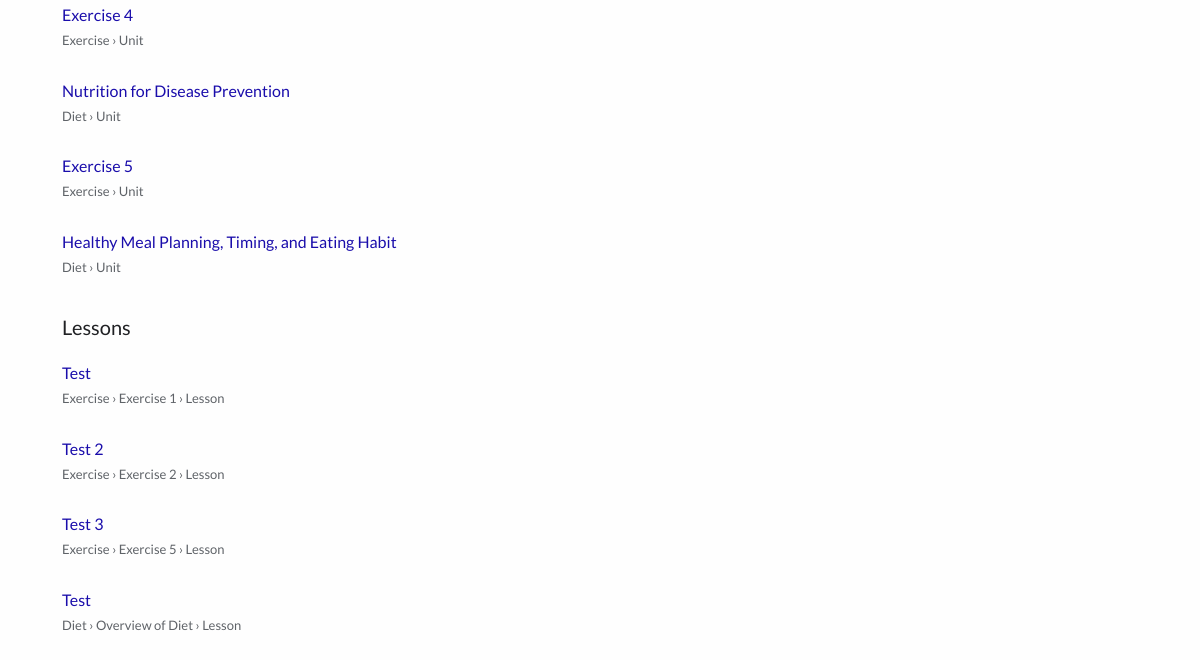
The app's page /search/results/ (lower part), older data.
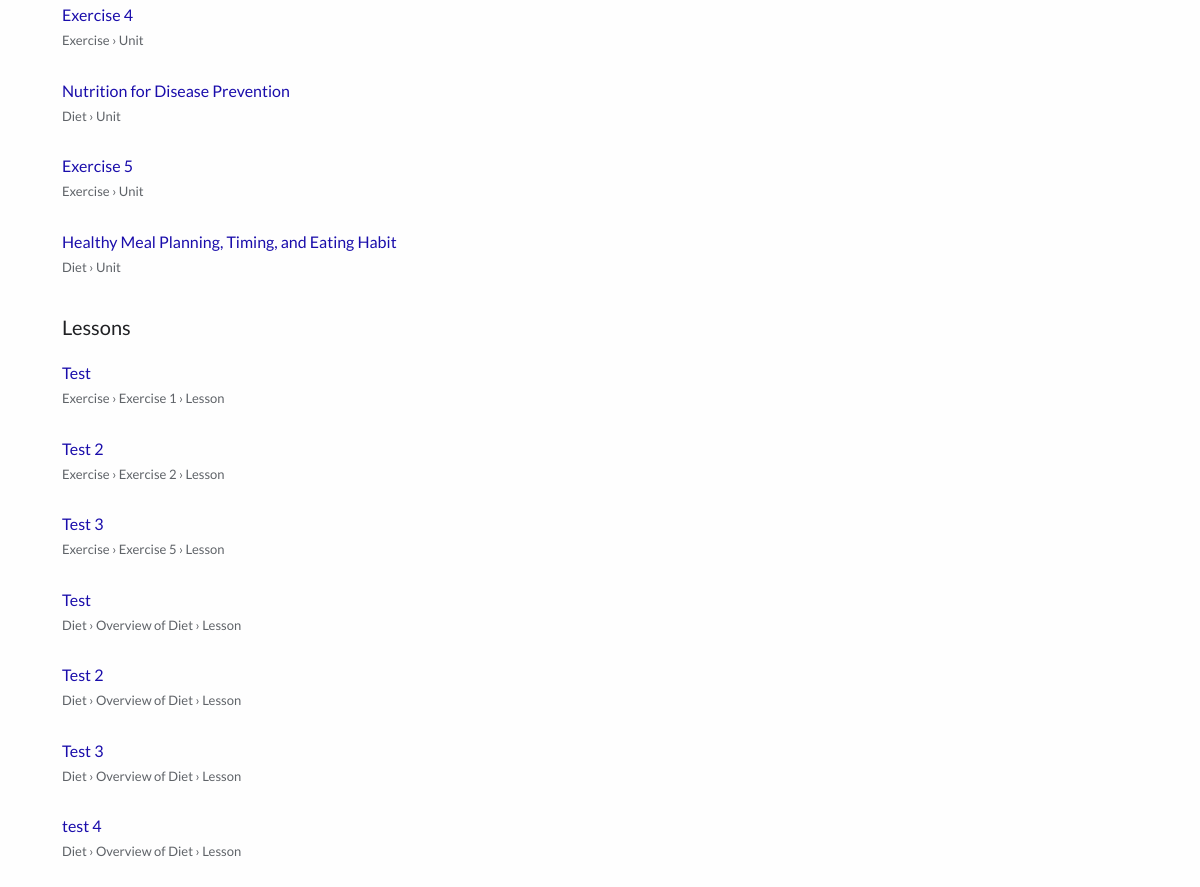
The same page, newer data.
### courses/models.py (models this page shows, shortened)
class Unit(models.Model):
    course = models.ForeignKey(Course, on_delete=models.CASCADE, related_name="units")
    title = models.CharField(max_length=200)
    order = models.PositiveIntegerField(default=0)
    class Meta:
        ordering = ['order']

class Course(models.Model):
    title = models.CharField(max_length=200)
    description = CKEditor5Field('Description', config_name='default')
    teacher = models.ForeignKey(User, on_delete=models.CASCADE, related_name="courses")

class Lesson(models.Model):
    course = models.ForeignKey(Course, on_delete=models.CASCADE, related_name="lessons")
    title = models.CharField(max_length=200)
    content = CKEditor5Field('Content', config_name='default')
    video_url = models.URLField(blank=True, null=True)
    order = models.PositiveIntegerField(default=0)
    unit = models.ForeignKey(Unit, on_delete=models.CASCADE, related_name="lessons")
    class Meta:
        ordering = ['order']

### KhanAcademyClone/views.py (the view)
# urls.py: path('search/results/', views.search_results, name='search_results'),
def search_results(request):
    print("search_results called")
    query = request.GET.get('q', '')
    courses = Course.objects.filter(Q(title__icontains=query) | Q(description__icontains=query))
    units = Unit.objects.filter(title__icontains=query)
    lessons = Lesson.objects.filter(title__icontains=query)
    return render(request, 'search_results.html', {
        'query': query,
        'courses': courses,
        'units': units,
        'lessons': lessons
    })

### courses/context_processors.py (called while the page is built)
def courses_processor(request):
    courses_all = Course.objects.all()
    print(f"Context processor found {len(courses_all)} courses")  # Debug print
    return {
        'courses_all': courses_all
    }

### courses/templates/search_results.html (shortened to what this page needs)
{% extends "base.html" %}
{% block content %}
<div class="search-page">
    {% if units %}
    <div class="results-section">
        {% for unit in units %}
        <a href="{% url 'course_detail' unit.course.id %}#unit{{ unit.id }}" class="search-result">
            <div class="result-title">{{ unit.title }}</div>
            <div class="result-path">{{ unit.course.title }} › Unit</div>
        </a>
        {% endfor %}
    </div>
    {% endif %}
    {% if lessons %}
    <div class="results-section">
        <h3 class="results-title">Lessons</h3>
        {% for lesson in lessons %}
        <a href="{% url 'lesson_detail' lesson.unit.course.id lesson.unit.id lesson.id %}" class="search-result">
            <div class="result-title">{{ lesson.title }}</div>
            <div class="result-path">{{ lesson.unit.course.title }} › {{ lesson.unit.title }} › Lesson</div>
        </a>
        {% endfor %}
    </div>
    {% endif %}
</div>
{% endblock %}

Row changes from the older to the newer data that the page shows:
added Lesson: title "Test 2", unit.course "Diet", unit "Overview of Diet"
added Lesson: title "Test 3", unit.course "Diet", unit "Overview of Diet"
added Lesson: title "test 4", unit.course "Diet", unit "Overview of Diet"
